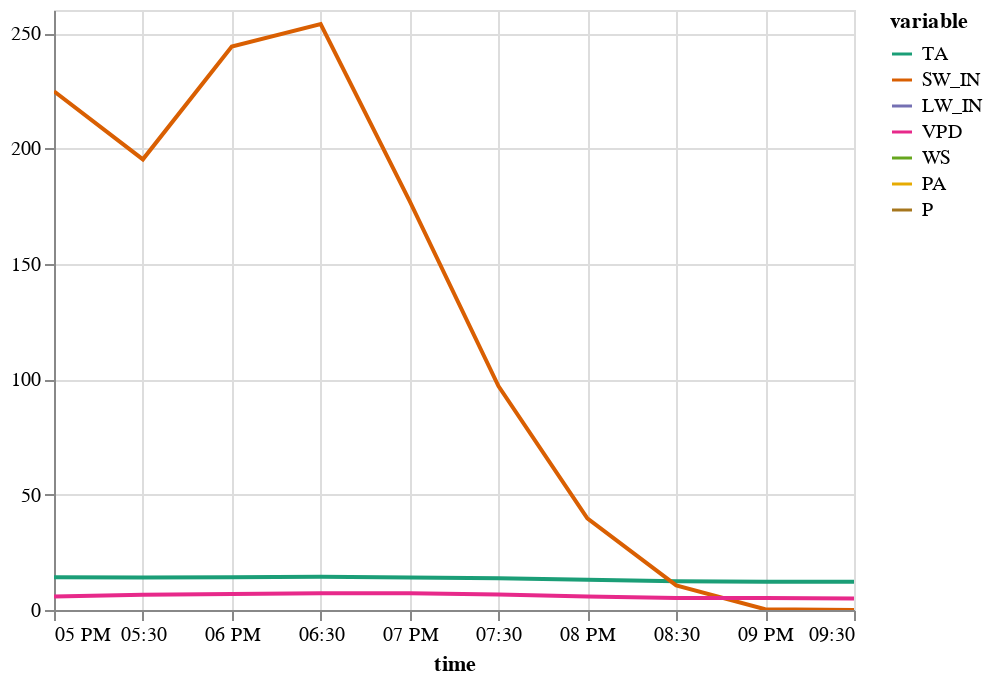

The code cell stored with this chart in its notebook:
### Code cell
plot_line(m_df.tidy())

### Figure 1 — Vega-Lite specification as saved in the notebook (floating-point values rounded to 4 significant figures)
{"config": {"view": {"continuousWidth": 400, "continuousHeight": 300}}, "data": {"name": "data-2baaafdd305e446a630d644452c9ca65"}, "mark": "line", "encoding": {"color": {"field": "variable", "scale": {"domain": ["TA", "SW_IN", "LW_IN", "VPD", "WS", "PA", "P"], "range": ["#1B9E77", "#D95F02", "#7570B3", "#E7298A", "#66A61E", "#E6AB02", "#A6761D", "#666666"]}, "type": "nominal"}, "x": {"field": "time", "title": "time", "type": "temporal"}, "y": {"field": "value", "scale": {"zero": false}, "title": "", "type": "quantitative"}}, "params": [{"name": "param_4", "select": {"type": "interval"}, "bind": "scales"}], "$schema": "https://vega.github.io/schema/vega-lite/v5.2.0.json", "datasets": {"data-2baaafdd305e446a630d644452c9ca65": [{"time": "2000-06-15T17:00:00", "variable": "TA", "value": 14.22, "is_present": false}, {"time": "2000-06-15T17:30:00", "variable": "TA", "value": 14.11, "is_present": false}, {"time": "2000-06-15T18:00:00", "variable": "TA", "value": 14.23, "is_present": false}, {"time": "2000-06-15T18:30:00", "variable": "TA", "value": 14.4, "is_present": false}, {"time": "2000-06-15T19:00:00", "variable": "TA", "value": 14.09, "is_present": false}, {"time": "2000-06-15T19:30:00", "variable": "TA", "value": 13.71, "is_present": false}, {"time": "2000-06-15T20:00:00", "variable": "TA", "value": 13.08, "is_present": false}, {"time": "2000-06-15T20:30:00", "variable": "TA", "value": 12.41, "is_present": false}, {"time": "2000-06-15T21:00:00", "variable": "TA", "value": 12.27, "is_present": false}, {"time": "2000-06-15T21:30:00", "variable": "TA", "value": 12.2, "is_present": false}, {"time": "2000-06-15T17:00:00", "variable": "SW_IN", "value": 224.8, "is_present": true}, {"time": "2000-06-15T17:30:00", "variable": "SW_IN", "value": 195.3, "is_present": true}, {"time": "2000-06-15T18:00:00", "variable": "SW_IN", "value": 244.2, "is_present": true}, {"time": "2000-06-15T18:30:00", "variable": "SW_IN", "value": 253.9, "is_present": true}, {"time": "2000-06-15T19:00:00", "variable": "SW_IN", "value": 177.3, "is_present": true}, {"time": "2000-06-15T19:30:00", "variable": "SW_IN", "value": 97.07, "is_present": true}, {"time": "2000-06-15T20:00:00", "variable": "SW_IN", "value": 39.71, "is_present": true}, {"time": "2000-06-15T20:30:00", "variable": "SW_IN", "value": 10.65, "is_present": true}, {"time": "2000-06-15T21:00:00", "variable": "SW_IN", "value": 0.32, "is_present": true}, {"time": "2000-06-15T21:30:00", "variable": "SW_IN", "value": 0.0, "is_present": true}, {"time": "2000-06-15T17:00:00", "variable": "VPD", "value": 5.799, "is_present": true}, {"time": "2000-06-15T17:30:00", "variable": "VPD", "value": 6.577, "is_present": true}, {"time": "2000-06-15T18:00:00", "variable": "VPD", "value": 6.931, "is_present": true}, {"time": "2000-06-15T18:30:00", "variable": "VPD", "value": 7.286, "is_present": true}, {"time": "2000-06-15T19:00:00", "variable": "VPD", "value": 7.251, "is_present": true}, {"time": "2000-06-15T19:30:00", "variable": "VPD", "value": 6.683, "is_present": true}, {"time": "2000-06-15T20:00:00", "variable": "VPD", "value": 5.851, "is_present": true}, {"time": "2000-06-15T20:30:00", "variable": "VPD", "value": 5.254, "is_present": true}, {"time": "2000-06-15T21:00:00", "variable": "VPD", "value": 5.164, "is_present": true}, {"time": "2000-06-15T21:30:00", "variable": "VPD", "value": 5.037, "is_present": true}]}}
